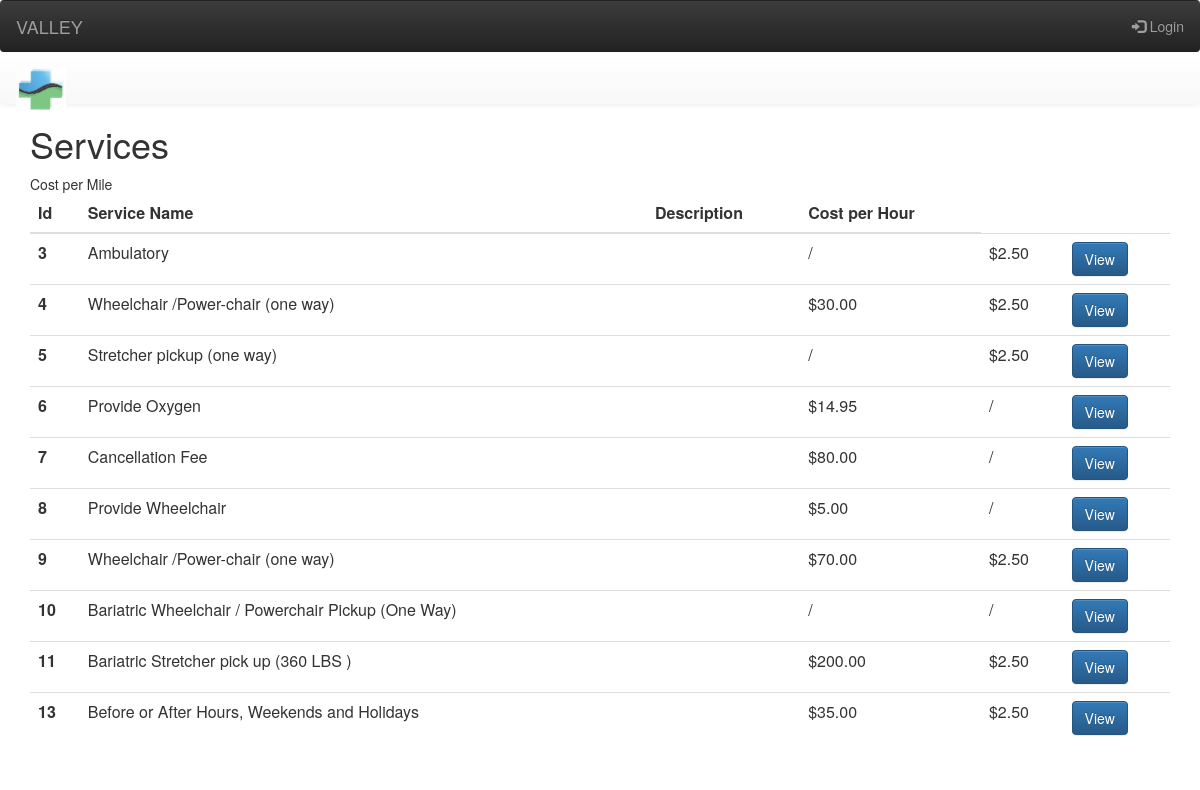
The page /services/list/ on the database its author committed.
### transporte/models.py (models this page shows, shortened)
class Service(models.Model):
    service_name = models.CharField(max_length=100)
    description = models.TextField(max_length=500)
    cost_per_hour = models.CharField(max_length=100)
    cost_per_mile = models.CharField(max_length=100)

### transporte/views.py (the view)
# urls.py: url(r'^services/list/', ServiceListView.as_view(), name='servicelistview'),
class ServiceListView(ListView):
    model = Service

### transporte/templates/transporte/service_list.html (shortened to what this page needs)
{%extends "base.html" %}{% block content %}
<nav class="navbar navbar-default">
  <div class="container-fluid">
    <div class="navbar-header">
      <a class="navbar-brand" href="#">
        <img alt="Brand" src="/media/logo03.jpeg" style="width:50px">
      </a>
    </div>
  </div>
</nav>
<div class="container">
<h1>Services</h1>
<table class="table">
  <thead>
    <tr>
      <th scope="col">Id</th>
      <th scope="col">Service Name</th>
      <th scope="col">Description</th>
      <th scope="col">Cost per Hour</th>
      <thscope="col">Cost per Mile</th>
    </tr>
  </thead>
  <tbody>
    {% for service in object_list %}
        <tr>
      <th scope="row">{{service.pk}}</th>
      <td>{{ service.service_name }}</td>
      <td>{{ service.service_description }}</td>
      <td>{{ service.cost_per_hour }}</td>
      <td>{{ service.cost_per_mile }}</td>
      <td><a href="/service/edit/{{ service.id }}/" class="btn btn-primary">View</a></td>
    </tr>
{% empty %}
    <th scope="row">1</th>
    <td>No Cusromer yet.</td>
{% endfor %}
{% endblock  %}

### passenger/templates/base.html (style rules this page uses)
body { padding-top: 00px; }
.navbar { position: relative; min-height: 50px; margin-bottom: 0px; border: 1px solid transparent; }

### rows shown on the page
Service: pk "3", service_name "Ambulatory", cost_per_hour "/", cost_per_mile "$2.50"
Service: pk "4", service_name "Wheelchair /Power-chair (one way)", cost_per_hour "$30.00", cost_per_mile "$2.50"
Service: pk "5", service_name "Stretcher pickup (one way)", cost_per_hour "/", cost_per_mile "$2.50"
Service: pk "6", service_name "Provide Oxygen", cost_per_hour "$14.95", cost_per_mile "/"
Service: pk "7", service_name "Cancellation Fee", cost_per_hour "$80.00", cost_per_mile "/"
Service: pk "8", service_name "Provide Wheelchair", cost_per_hour "$5.00", cost_per_mile "/"
Service: pk "9", service_name "Wheelchair /Power-chair (one way)", cost_per_hour "$70.00", cost_per_mile "$2.50"
Service: pk "10", service_name "Bariatric Wheelchair / Powerchair Pickup (One Way)", cost_per_hour "/", cost_per_mile "/"
Service: pk "11", service_name "Bariatric Stretcher pick up (360 LBS )", cost_per_hour "$200.00", cost_per_mile "$2.50"
Service: pk "13", service_name "Before or After Hours, Weekends and Holidays", cost_per_hour "$35.00", cost_per_mile "$2.50"
